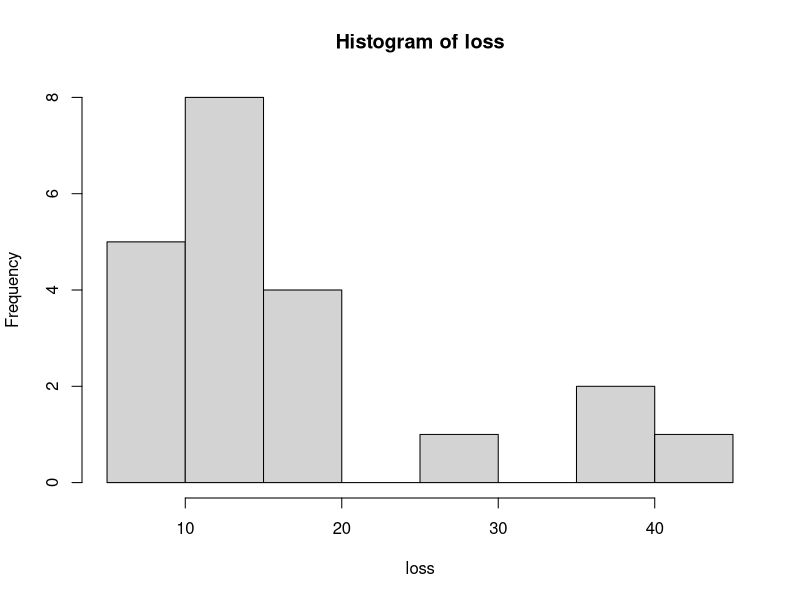
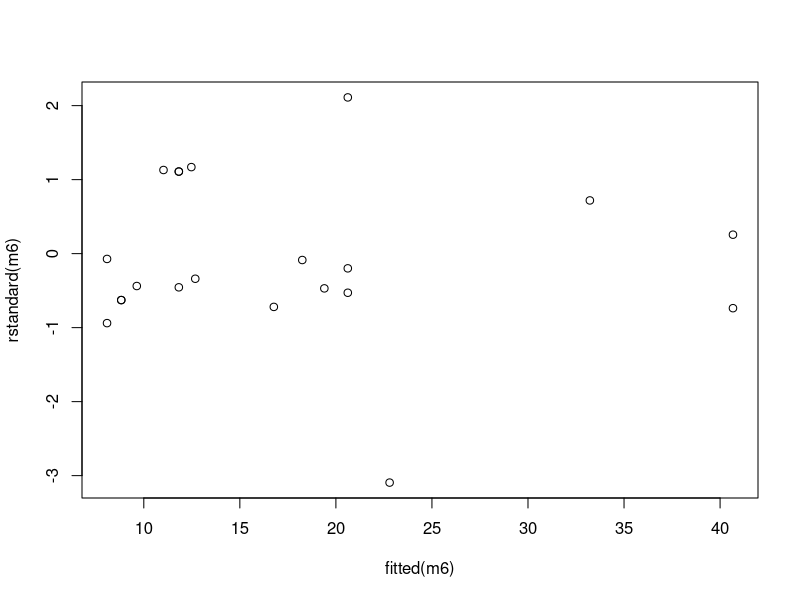

These figures' R source, in order:
#exercise 6

#a)
airflow = c(80,80,75,62,62,62,62,62,58,58,58,58,58,58,
            50,50,50,50,50,56,70)

temp = c(27,27,25,24,22,23,24,24,23,18,18,17,
         18,19,18,18,19,19,20,20,20)

acid = c(89,88,90,87,87,87,93,93,87,80,
         89,88,82,93,89,86,72,79,80,82,91)

loss = c(42,37,37,28,18,18,19,20,15,14,14
         ,13,11,12,8,7,8,8,9,15,15)


shapiro.test(loss)
hist(loss)


m1<-glm(loss~airflow*temp*acid,Gamma)

summary(m1)
anova(m1,test = "F") #temp acid interaction least significant var,remove

m2<-glm(loss~airflow*(temp+acid)+airflow:temp:acid,Gamma)
summary(m2)
anova(m2,test = "F") #three way interaction term least significant,remove

m3<-glm(loss~airflow*(temp+acid),Gamma)
summary(m3)
anova(m3,test = "F") #acid variable least significant,remove

m4<-glm(loss~airflow*(temp+acid)-acid,Gamma)
summary(m4)
anova(m4,test = "F") # airflow acid interaction term is not statistically significant

m5<-glm(loss~airflow+temp+airflow:temp,Gamma)
summary(m5)
anova(m5,test = "F") #all variables statistically significant

m6<-glm(loss~airflow*temp,Gamma(link = log))
summary(m6)
anova(m6,test = "F") 


BIC(m1,m2,m3,m4,m5,m6) #m6 model is best

#b)
plot(fitted(m6),rstandard(m6))  #good plot

#c)

#the airflow and temperature and their interaction are enough to explain the data
#while log function seems to be better than the identity as a link